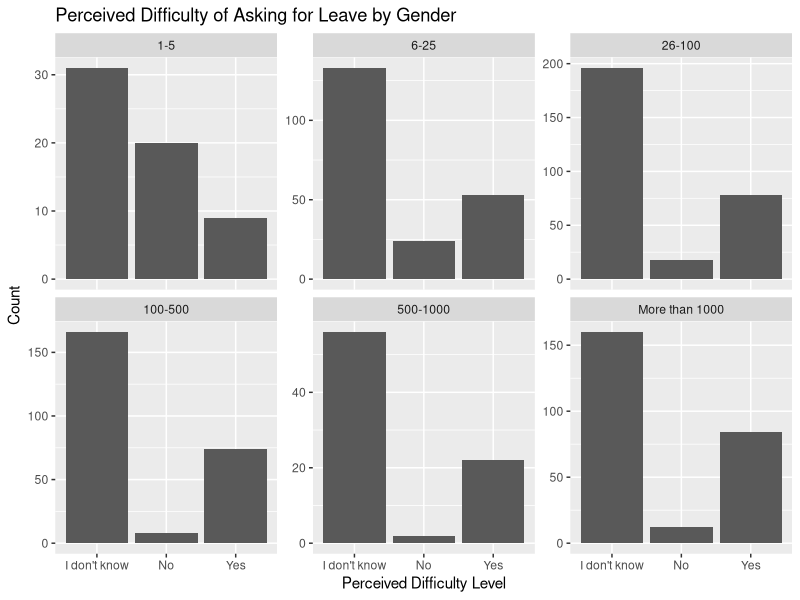
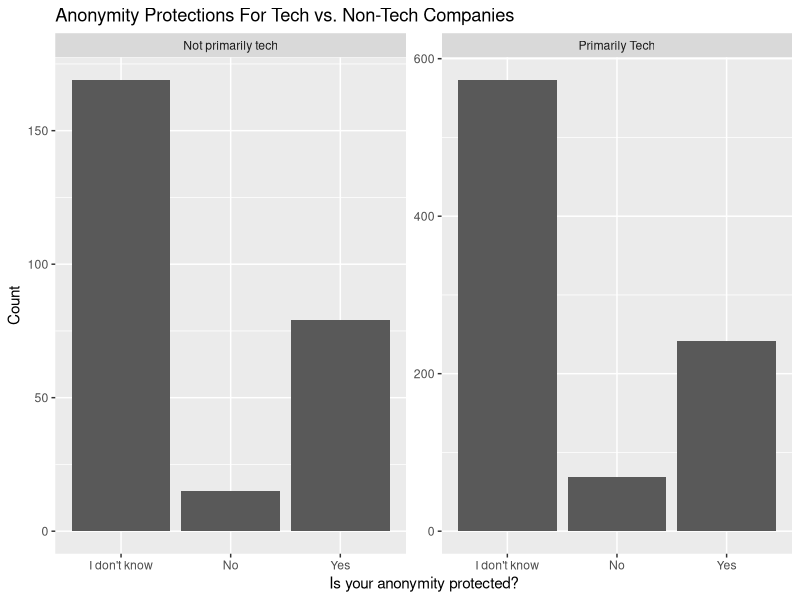
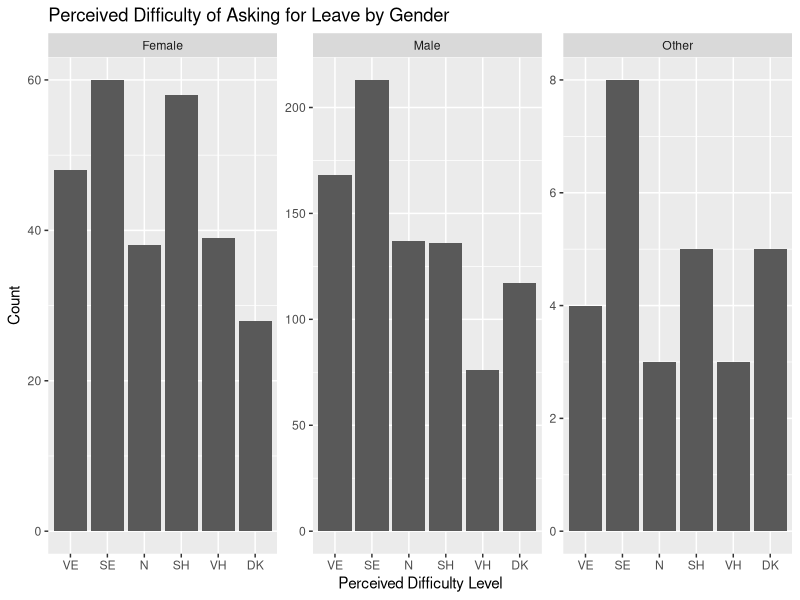
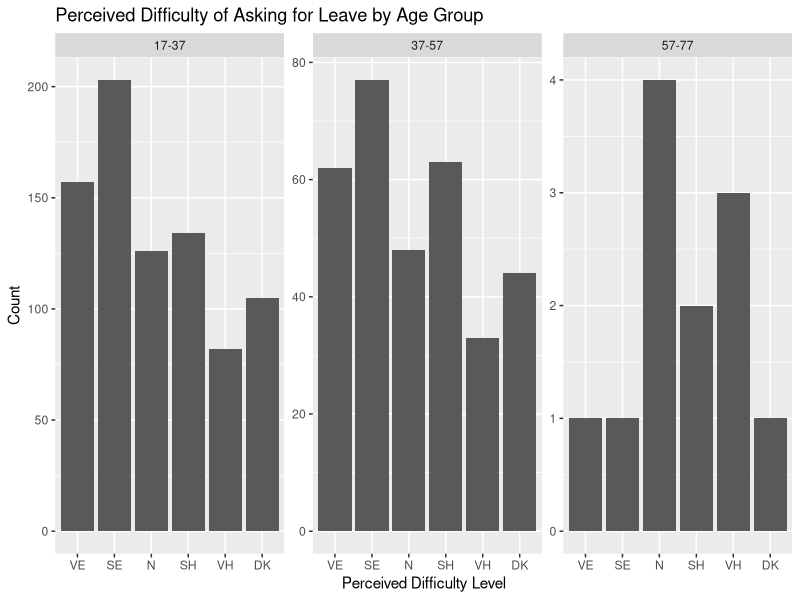
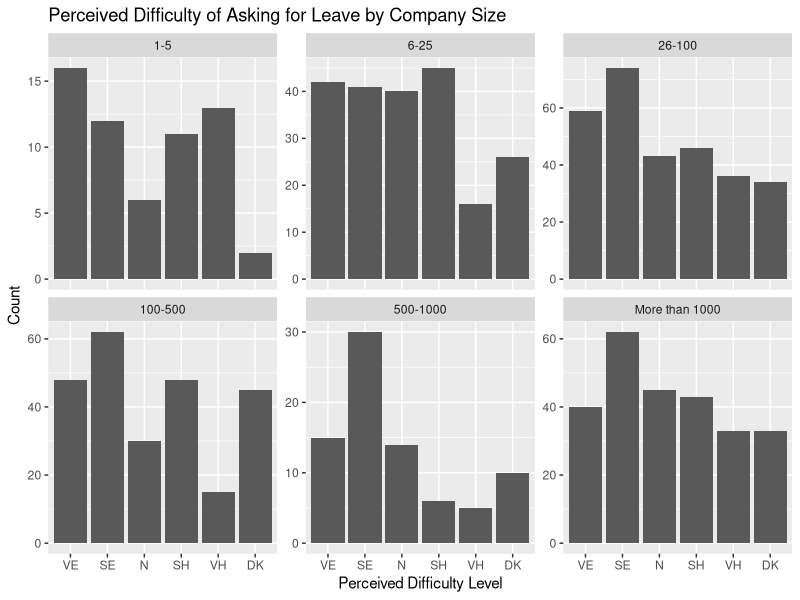
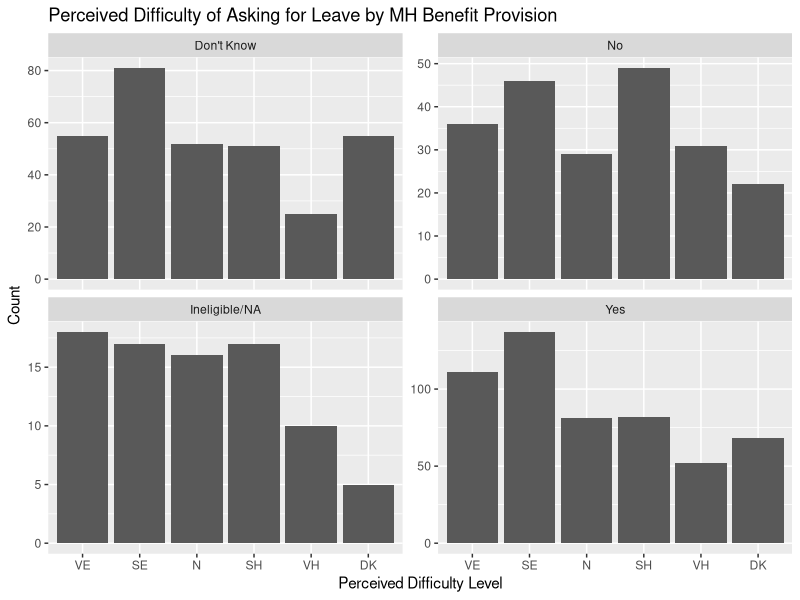
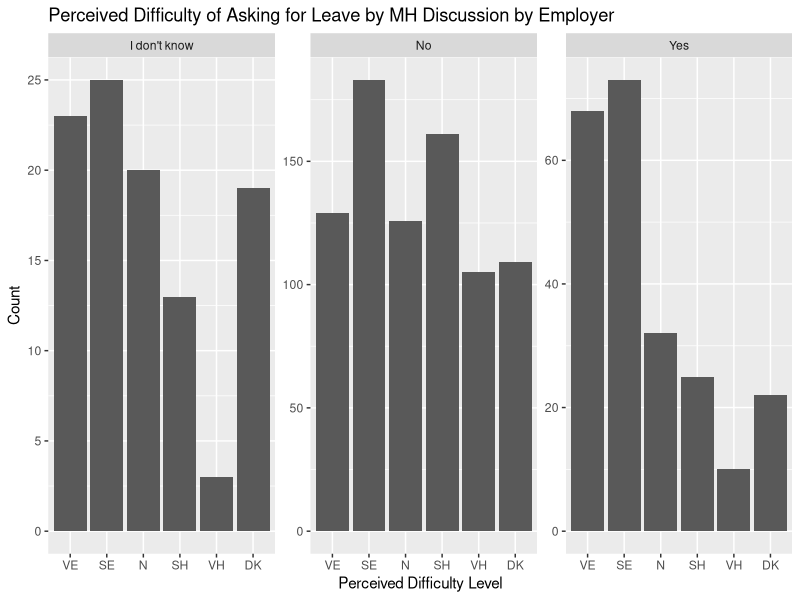
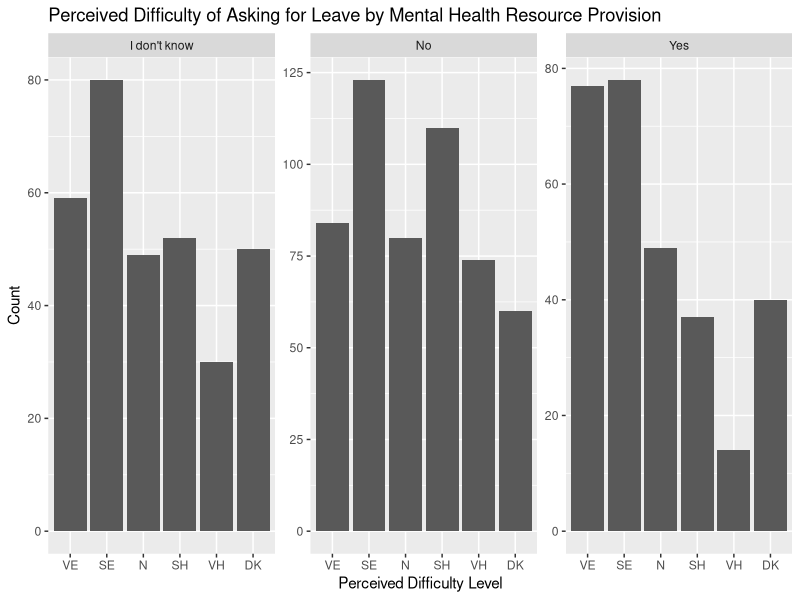

The R script that drew these images, in order:
## ---- chunk 1
library(dplyr)
library(tidyr)
library(ggplot2)
health <- read.csv("mentalsurvey_clean.csv")
## ---- chunk 2
knitr::opts_chunk$set(echo = TRUE)
## ---- chunk 3

## ---- chunk 4
#Put company size in order
health$CompanySize  = factor(health$How.many.employees.does.your.company.or.organization.have, levels=c("1-5", "6-25", "26-100", "100-500", "500-1000", "More than 1000"))
#Create Cross-tab Table
APbCS <- table(health$Is.your.anonymity.protected.if.you.choose.to.take.advantage.of.mental.health.or.substance.abuse.treatment.resources.provided.by.your.employer., health$CompanySize)
head(APbCS)
## ---- chunk 5
#Create a proportions table by Row
prop.table(APbCS, 2)
## ---- chunk 6
#Do a chi-squared test
chisq.test(APbCS)
## ---- chunk 7
t0 <- ggplot(health, aes(x = health$Is.your.anonymity.protected.if.you.choose.to.take.advantage.of.mental.health.or.substance.abuse.treatment.resources.provided.by.your.employer.))+geom_bar()+facet_wrap(~health$CompanySize, scales="free_y") + ggtitle("Perceived Difficulty of Asking for Leave by Gender") + xlab("Perceived Difficulty Level") + ylab("Count") 
t0
## ---- chunk 8
#Add labels to tech company org
health$TLabel <- factor(health$Is.your.employer.primarily.a.tech.company.organization.,
levels = c(0, 1),
labels = c("Not primarily tech", "Primarily Tech"))
## ---- chunk 9
#Create a crosstab table
APbT2 <- table(health$Is.your.anonymity.protected.if.you.choose.to.take.advantage.of.mental.health.or.substance.abuse.treatment.resources.provided.by.your.employer., health$TLabel)
head(APbT2)
## ---- chunk 10
#Create a proportions table by Row
prop.table(APbT2, 2)
## ---- chunk 11
#Do a chi-squared test
chisq.test(APbT2)
## ---- chunk 12
#Create Visualization
t1 <- ggplot(health, aes(x = health$Is.your.anonymity.protected.if.you.choose.to.take.advantage.of.mental.health.or.substance.abuse.treatment.resources.provided.by.your.employer.))+geom_bar()+facet_wrap(health$TLabel ~ ., scales="free_y") + ggtitle("Anonymity Protections For Tech vs. Non-Tech Companies") + xlab("Is your anonymity protected?") + ylab("Count") 
t1
## ---- chunk 13
#Modify Labels (ideal if we can get it to fit)
health$pd2 <- factor(health$If.a.mental.health.issue.prompted.you.to.request.a.medical.leave.from.work..asking.for.that.leave.would.be.,
levels = c("Very easy", "Somewhat easy", "Neither easy nor difficult","Somewhat difficult", "Very difficult", "I don't know"),
labels = c("Very easy (VE)", "Somewhat Easy (SE)", "Neutral (N)", "Somewhat Hard (SH)", "Very Hard (VH)", "Don't Know (DK)"))
#Modify Labels (if health$pd2 does not fit, use this as an alternate)
health$pd3 <- factor(health$If.a.mental.health.issue.prompted.you.to.request.a.medical.leave.from.work..asking.for.that.leave.would.be.,
levels = c("Very easy", "Somewhat easy", "Neither easy nor difficult","Somewhat difficult", "Very difficult", "I don't know"),
labels = c("VE", "SE", "N", "SH", "VH", "DK"))
## ---- chunk 14
#Crosstab table
ELDbG <- table(health$pd2, health$gender)
ELDbG
prop.table(ELDbG, 2)
## ---- chunk 15
chisq.test(ELDbG)
## ---- chunk 16
#Create Visualization
t2 <- ggplot(health, aes(x = health$pd3))+geom_bar()+facet_wrap(health$gender ~ ., scales="free_y") + ggtitle("Perceived Difficulty of Asking for Leave by Gender") + xlab("Perceived Difficulty Level") + ylab("Count") 
t2
## ---- chunk 17
#Do the AgeGroup Variable
labs <- c(paste(seq(17, 74, by = 20), seq(37, 80, by = 20),
                sep = "-"))
health$AgeGroup <- cut(health$age, breaks = c(seq(17, 74, by = 20), Inf), labels = labs, right = FALSE)
## ---- chunk 18
#Crosstab table
ELDbA <- table(health$pd2, health$AgeGroup)
ELDbA
#Proportions table
prop.table(ELDbA)
## ---- chunk 19
chisq.test(ELDbA)
## ---- chunk 20
#Create Visualization
t3 <- ggplot(health, aes(x = health$pd3))+geom_bar()+facet_wrap(health$AgeGroup ~ ., scales="free_y") + ggtitle("Perceived Difficulty of Asking for Leave by Age Group") + xlab("Perceived Difficulty Level") + ylab("Count") 
t3
## ---- chunk 21
#Crosstab table
ELDbCS <- table(health$pd2, health$CompanySize)
ELDbCS
prop.table(ELDbCS, 2)
## ---- chunk 22
chisq.test(ELDbCS)
## ---- chunk 23
#Create Visualization
t4 <- ggplot(health, aes(x = health$pd3))+geom_bar()+facet_wrap(health$CompanySize~ ., scales="free_y") + ggtitle("Perceived Difficulty of Asking for Leave by Company Size") + xlab("Perceived Difficulty Level") + ylab("Count")
t4
## ---- chunk 24
#Modify Labels for mental health benefit provision
health$mhb2 <- factor(health$Does.your.employer.provide.mental.health.benefits.as.part.of.healthcare.coverage.,
levels = c("I don't know", "No", "Not eligible for coverage / N/A","Yes"),
labels = c("Don't Know", "No", "Ineligible/NA", "Yes"))
## ---- chunk 25
#Crosstab Table
ELDbMHB <- table(health$pd2, health$mhb2)
ELDbMHB
## ---- chunk 26
chisq.test(ELDbMHB)
## ---- chunk 27
t5 <- ggplot(health, aes(x = health$pd3))+geom_bar()+facet_wrap(~ health$mhb2, scales="free_y") + ggtitle("Perceived Difficulty of Asking for Leave by MH Benefit Provision") + xlab("Perceived Difficulty Level") + ylab("Count")
t5
## ---- chunk 28
ELDbEDM <- table(health$pd2, health$Has.your.employer.ever.formally.discussed.mental.health..for.example..as.part.of.a.wellness.campaign.or.other.official.communication..)
ELDbEDM
## ---- chunk 29
chisq.test(ELDbEDM)
## ---- chunk 30
t6 <- ggplot(health, aes(x = health$pd3))+geom_bar()+facet_wrap( health$Has.your.employer.ever.formally.discussed.mental.health..for.example..as.part.of.a.wellness.campaign.or.other.official.communication.. ~., scales="free_y") + ggtitle("Perceived Difficulty of Asking for Leave by MH Discussion by Employer") + xlab("Perceived Difficulty Level") + ylab("Count")
t6
## ---- chunk 31
ELDbEOR <- table(health$pd2, health$Does.your.employer.offer.resources.to.learn.more.about.mental.health.concerns.and.options.for.seeking.help.)
ELDbEOR
## ---- chunk 32
chisq.test(ELDbEOR)
## ---- chunk 33
t7 <- ggplot(health, aes(x = health$pd3))+geom_bar()+facet_wrap( health$Does.your.employer.offer.resources.to.learn.more.about.mental.health.concerns.and.options.for.seeking.help. ~., scales="free_y") + ggtitle("Perceived Difficulty of Asking for Leave by Mental Health Resource Provision") + xlab("Perceived Difficulty Level") + ylab("Count")
t7
## ---- chunk 34
ELDbPR <- table(health$pd2, health$Have.you.observed.or.experienced.an.unsupportive.or.badly.handled.response.to.a.mental.health.issue.in.your.current.or.previous.workplace.)
ELDbPR
prop.table(ELDbPR, 2)
## ---- chunk 35
#Modify Labels for unsupportive response to make them shorter
health$epr <- factor(health$Have.you.observed.or.experienced.an.unsupportive.or.badly.handled.response.to.a.mental.health.issue.in.your.current.or.previous.workplace.,
levels = c("Maybe/Not sure", "N/A", "No","Yes, I experienced", "Yes, I observed"),
labels = c("Don't Know", "N/A", "No", "Yes, experienced", "Yes, observed"))
table(health$pd2, health$epr)
## ---- chunk 36
chisq.test(ELDbPR)
## ---- chunk 37
t8 <- ggplot(health, aes(x = health$pd3))+geom_bar()+facet_wrap(health$epr ~., scales="free_y") + ggtitle("Perceived Difficulty of Asking for Leave by Exp. with Poor MH Response") + xlab("Perceived Difficulty Level") + ylab("Count")
t8
## ---- chunk 38
MHbG <- table(health$Would.you.feel.comfortable.discussing.a.mental.health.disorder.with.your.direct.supervisor.s.., health$gender)
MHbG
prop.table(MHbG, 2)
## ---- chunk 39
chisq.test(MHbG)
## ---- chunk 40
t9 <- ggplot(health, aes(x = health$Would.you.feel.comfortable.discussing.a.mental.health.disorder.with.your.direct.supervisor.s..))+geom_bar()+facet_grid(~ health$gender) + ggtitle("Comfort with Discussing MH with Supervisor by Gender") + xlab("Would you feel comfortable discussing a mental health disorder with your supervisor?") + ylab("Count")
t9
## ---- chunk 41
MHbA <- table(health$Would.you.feel.comfortable.discussing.a.mental.health.disorder.with.your.direct.supervisor.s.., health$AgeGroup)
MHbA
prop.table(MHbA, 2)
## ---- chunk 42
chisq.test(MHbA)
## ---- chunk 43
t10 <- ggplot(health, aes(x = health$Would.you.feel.comfortable.discussing.a.mental.health.disorder.with.your.direct.supervisor.s..))+geom_bar()+facet_wrap(health$AgeGroup ~., scales="free_y") + ggtitle("Comfort with Discussing MH with Supervisor by Age") + xlab("Would you feel comfortable discussing a mental health disorder with your supervisor?") + ylab("Count")
t10
## ---- chunk 44
MHbCS <- table(health$Would.you.feel.comfortable.discussing.a.mental.health.disorder.with.your.direct.supervisor.s.., health$CompanySize)
MHbCS
## ---- chunk 45
chisq.test(MHbCS)
## ---- chunk 46
MHbPR <- table(health$Would.you.feel.comfortable.discussing.a.mental.health.disorder.with.your.direct.supervisor.s.., health$Have.you.observed.or.experienced.an.unsupportive.or.badly.handled.response.to.a.mental.health.issue.in.your.current.or.previous.workplace.)
MHbPR
## ---- chunk 47
chisq.test(MHbPR)
## ---- chunk 48

## ---- chunk 49
MHCbG <- table(health$Would.you.feel.comfortable.discussing.a.mental.health.disorder.with.your.coworkers., health$gender)
MHCbG
## ---- chunk 50
chisq.test(MHCbG)
## ---- chunk 51
MHCbA <- table(health$Would.you.feel.comfortable.discussing.a.mental.health.disorder.with.your.coworkers., health$AgeGroup)
MHCbA
#Proportions (as column percentages)
prop.table(MHCbA, 2)
## ---- chunk 52
#Chi-Squared (We get a big chi-quared and a warning it may be incorrect, likely b/c small values for the 57-77 column)
chisq.test(MHCbA)
## ---- chunk 53
MHCbCS <- table(health$Would.you.feel.comfortable.discussing.a.mental.health.disorder.with.your.coworkers., health$CompanySize)
MHCbCS
#Proportions (as column percentages)
prop.table(MHCbCS, 2)
## ---- chunk 54
#Chi-Squared (the p value is small)
chisq.test(MHCbCS)
## ---- chunk 55
MHCbPR <- table(health$Would.you.feel.comfortable.discussing.a.mental.health.disorder.with.your.coworkers., health$Have.you.observed.or.experienced.an.unsupportive.or.badly.handled.response.to.a.mental.health.issue.in.your.current.or.previous.workplace.)
MHCbPR
## ---- chunk 56
chisq.test(MHCbPR)
## ---- chunk 57
MHCbCN <- table(health$Would.you.feel.comfortable.discussing.a.mental.health.disorder.with.your.coworkers., health$Do.you.think.that.team.members.co.workers.would.view.you.more.negatively.if.they.knew.you.suffered.from.a.mental.health.issue.)
MHCbCN
## ---- chunk 58
chisq.test(MHCbCN)
